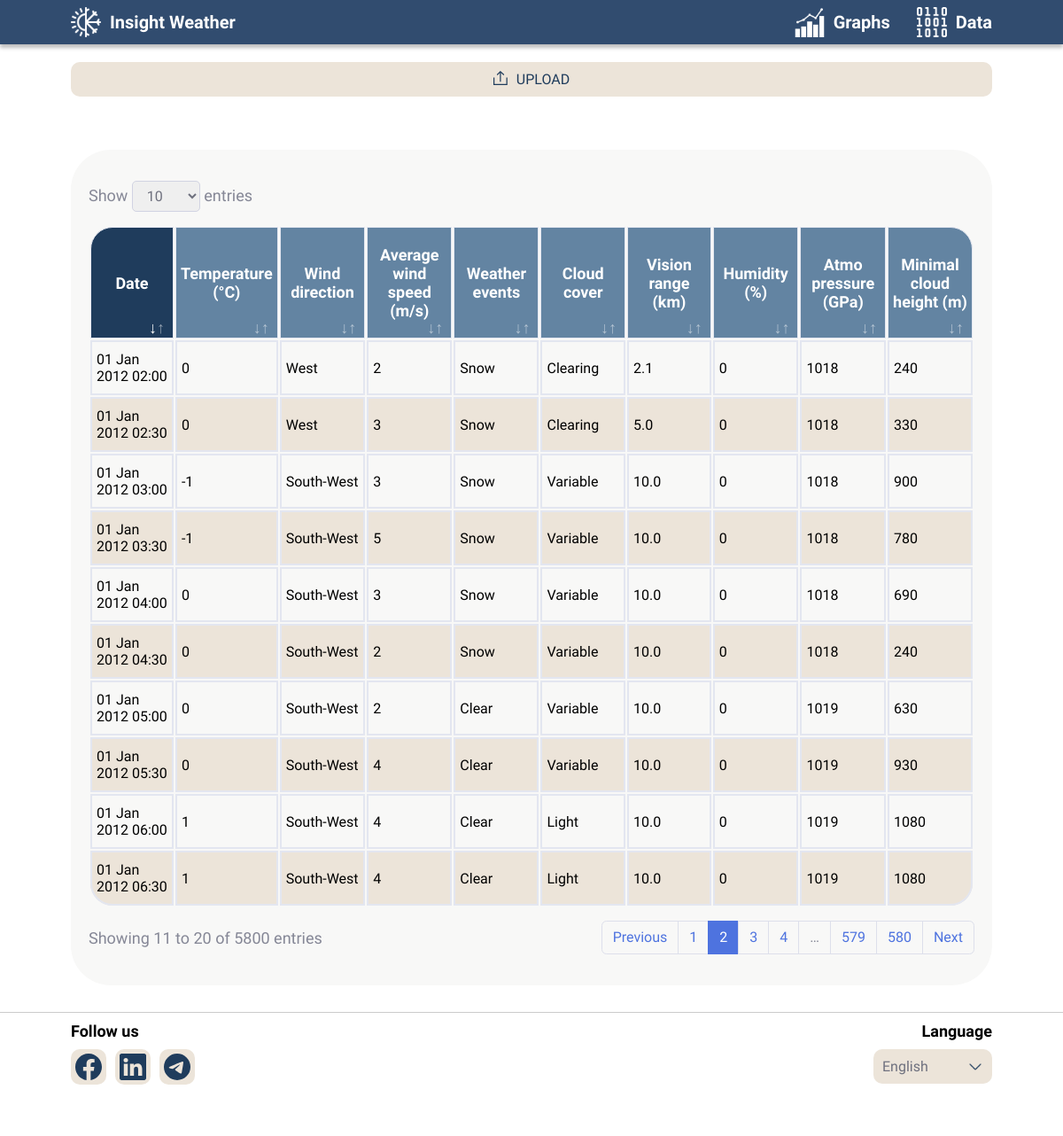
Screenshot of /data/raw/Lviv?page=2 with the database file from the repository.
### main/models.py (models this page shows, shortened)
class Data(models.Model):
    date = models.DateTimeField('Дата і Час спостереження', unique=True)
    temperature = models.IntegerField('Температура повітря °C')
    direction = models.ForeignKey(Direction, on_delete=models.CASCADE)
    velocity = models.IntegerField('Середня швидкість вітру', validators=[MinValueValidator(0)])
    weather_code = models.CharField('Код погоди', max_length=20, default="CL")
    cloud_amount = models.IntegerField('Кількість хмар', null=True, validators=[
        MaxValueValidator(10),
        MinValueValidator(0)
    ])
    visibility_range = models.FloatField('Дальність видимості', validators=[MinValueValidator(0)])
    humidity = models.IntegerField('Відносна вологість повітря', validators=[
        MaxValueValidator(100),
        MinValueValidator(0)
    ])
    atmo_pressure = models.IntegerField('Атмосферний тиск', validators=[MinValueValidator(0)])
    lower_cloud_limit = models.IntegerField('Нижня межа хмарності', null=True)
    class Meta:
        verbose_name_plural = 'Data'

class Direction(models.Model):
    direction = models.CharField('Напрям вітру', max_length=10, unique=True)
    def __str__(self):
        return self.direction

### main/views.py (the view)
# urls.py: path('data/raw/<str:name>', views.table, name='data-table-raw'),
@never_cache
def table(request, name=None):
    params = {}
    if request.method == "POST":
        form = UploadFileForm(request.POST, request.FILES)
        if form.is_valid():
            file = request.FILES.getlist('file')  # ['upload']
            print(file)
            if len(file) == 0:
                file = [request.FILES['file']]
            print(file)
            region = Region.objects.get(name__exact=name).datas
            fs = FileSystemStorage()
            for i in file:
                fs.save(i.name, i)
                read_file = pd.read_excel("/main/media/" + i.name)
                filename = Path(i.name).stem
                print(i)
                read_file.apply(create_obj, axis=1, args=(filename, region))
            params["message"] = f"File{('s' if len(file) > 1 else '')} successfully uploaded"
    else:
        form = UploadFileForm()
    params["form"] = form
    params["name"] = name
    page_number = request.GET.get("page", 1)
    order = request.GET.get("order", "").replace("desc", "-").replace("asc", "")
    sort = order + request.GET.get("sort", "date")
    limit = request.GET.get("limit", 10)
    try:
        region_data = Region.objects.get(name__exact=name).datas.order_by(sort).all()
    except ObjectDoesNotExist:
        region_data = None
    try:
        paginator = Paginator(region_data, per_page=limit)
        params["page_obj"] = paginator.get_page(page_number)  # Data.objects.all()  # [0:70]
        params["page_range"] = list(str(i) for i in paginator.get_elided_page_range(page_number, on_each_side=2))
        params["page_number"] = str(params["page_obj"].number)
    except (TypeError, ValueError, PageNotAnInteger):
        params["page_obj"] = None
    params["dictionary"] = {
        0: "Clear",
        1: "Low",
        2: "Low",
        3: "Light",
        4: "Light",
        5: "Variable",
        6: "Variable",
        7: "Variable",
        8: "Clearing",
        9: "Clearing",
        10: "Full/Solid"
    }
    params["codes"] = {
        "CL": "Clear",
        "BL": "Haze",
        "BR": "Haze",
        "FG": "Fog",
        "SNRA": "Snow with rain",
        "SH": "Heavy ",
        "RA": "Rain",
        "SN": "Snow",
        "TS": "Thunderstorm",
        "DZ": "Drizzle",
        "FZ": "Ice",
        "HL": "Hail",
        "+": " and "
    }
    return render(request, "main/table.html", params)

### main/forms.py
class UploadFileForm(Form):
    file = FileField(allow_empty_file=False, widget=FileInput(attrs={
                'style': 'display: contents;',
                'accept': '.xlsx, .csv, .txt',
                'id': 'file'
            }))

### main/templatetags/poll_extras.py (called while the page is built)
@register.filter
def get_value(dictionary, key):
    return dictionary.get(key)

@register.filter
def modify(dictionary, string):
    newstr = string
    for key in dictionary:
        newstr = newstr.replace(key, dictionary[key])
    return newstr

### main/templates/main/table.html (shortened to what this page needs)
{% extends 'main/layout.html' %}
{% load static %}
{% load poll_extras %}
{% block head %}
    <link rel="stylesheet" href="{% static 'main/css/table.css' %}">
    <link rel="stylesheet" href="{% static 'main/css/upload.css' %}">
{% endblock %}
{% block body %}
<div class="button margin-center" id="upload" onclick="popUp(true);">
    <svg xmlns="http://www.w3.org/2000/svg" width="16" height="16" fill="none" viewBox="0 0 16 16">
        <path fill="#1F3C5C" fill-rule="evenodd" d="m7.866 0 4.37 4.033-.823.892-2.924-2.7v10.137H7.276V2.305L4.673
        4.908l-.857-.858L7.866 0ZM1.213 14.787V7.511H0V16h15.766V7.51h-1.213v7.277H1.213Z" clip-rule="evenodd"></path>
    </svg>
    <span>
        UPLOAD
    </span>
</div>
<div class="card margin-center">
    <div class="flex-row margin">
        <span class="label">
            Show
            <select id="entries">
                <option value="10">10</option>
            </select>
            entries
        </span>
    </div>
    <div class="table">
        <table id="dataTable">
            <thead>
                <tr>
                    <th data-sort="date"><div>Date</div></th>
                    <th data-sort="temperature"><div>Temperature (°C)</div></th>
                    <th data-sort="direction"><div>Wind direction</div></th>
                    <th data-sort="velocity"><div>Average wind speed (m/s)</div></th>
                    <th data-sort="weather_code"><div>Weather events</div></th>
                    <th data-sort="cloud_amount"><div>Cloud cover</div></th>
                    <th data-sort="visibility_range"><div>Vision range (km)</div></th>
                    <th data-sort="humidity"><div>Humidity (%)</div></th>
                    <th data-sort="atmo_pressure"><div>Atmo pressure (GPa)</div></th>
                    <th data-sort="lower_cloud_limit"><div>Minimal cloud height (m)</div></th>
                </tr>
            </thead>
            <tbody>
                {% for item in page_obj %}
                    <tr>
                    <td>{{ item.date|date:"d M Y H:i" }}</td>
                    <td>{{ item.temperature }}</td>
                    <td>{{ item.direction }}</td>
                    <td>{{ item.velocity }}</td>
                    <td>{{ codes|modify:item.weather_code }}</td>
                    <td>{{ dictionary|get_value:item.cloud_amount }}</td>
                    <td>{{ item.visibility_range }}</td>
                    <td>{{ item.humidity }}</td>
                    <td>{{ item.atmo_pressure }}</td>
                    <td>{{ item.lower_cloud_limit }}</td>
                </tr>
                {% endfor %}
            </tbody>
        </table>
    </div>
    <div class="margin flex-row">
        <span class="label" id="show">Showing {{ page_obj.start_index }} to {{ page_obj.end_index }} of {{ page_obj.paginator.count }} entries </span>
        <div class="pagination" id="paginator">
            {% if page_obj.has_previous %}
            <a id="prev" href="?page={{ page_obj.previous_page_number }}">Previous</a>
            {% else %}
            <a class="disabled" id="prev">Previous</a>
            {% endif %}
            {% for page in page_range %}
                {% if page != '…' %}
                    <a href="?page={{ page }}" {% if page == page_number %}class="active"{% endif %}>{{ page }}</a>
                {% else %}
                    <a class="disabled">{{ page }}</a>
                {% endif %}
            {% endfor %}
            {% if page_obj.has_next %}
            <a id="next" href="?page={{ page_obj.next_page_number }}">Next</a>
            {% else %}
            <a class="disabled" id="next">Next</a>
            {% endif %}
        </div>
    </div>
</div>
{% endblock %}

### main/static/main/css/main.css (style rules this page uses)
*, *::after, *::before { margin: 0; padding: 0; box-sizing: border-box; font-family: 'Chakra Petch', sans-serif; font-style: normal; }
html { max-width: 100vw; max-height: 100vh; height: 100%; }
body { position: absolute; top: 0; left: 0; right: 0; --Blue-Navbar: #314C6F; --DarkBlue: #1F3C5C; --White: #FFFFFF; --Black: #000000; --Background: #F8F8F7; --Icon-Background: #ECE4D9; --GreyBlue: #6384A2; background: var(--White); height: 100%; width: 100%; }
a { text-decoration: none; }
html body nav + * { margin-top: 70px; }

### main/static/main/css/table.css (style rules this page uses)
html, body { --Table-Border: #E3E6F0; --Table-Header: #6384A2; }
.card { padding: 20px; background: var(--Background); border-radius: 45px; width: calc(100% - 160px); }
.table { overflow-y: hidden; overflow-x: auto; width: 100%; height: fit-content; }
table { width: 100%; }
thead { display: table-header-group; vertical-align: middle; border: 1px solid var(--Table-Border); border-collapse: separate !important; }
tr { min-width: fit-content; vertical-align: inherit; border: inherit; width: 100%; }
thead tr:first-child { border-radius: 25px 25px 0 0; }
thead tr th { position: relative; padding: 20px 5px; display: table-cell; cursor: pointer; border: inherit; font-weight: bold; font-size: 18px; color: var(--White); background-color: var(--Table-Header); min-width: fit-content; width: 10%; user-select: none; }
thead tr th:before { position: absolute; right: 1em; content: "↓"; bottom: 0; opacity: .5; }
thead tr th.sorting-asc:before { opacity: 1; }
thead tr th.sorting-asc, thead tr th.sorting-desc { transition: 0.3s linear; background-color: var(--DarkBlue); }
thead tr th:after { position: absolute; right: 0.5em; content: "↑"; bottom: 0; opacity: .5; }
thead tr th div { font-weight: inherit; font-size: inherit; color: inherit; }
thead tr:first-child a:first-child * { border-top-left-radius: inherit; }
thead tr:first-child a:last-child * { border-top-right-radius: inherit; }
tbody { display: table-row-group; vertical-align: middle; border: 2px solid var(--Table-Border); border-collapse: separate !important; }
tbody tr:nth-child(even) { background: var(--Icon-Background); }
tbody tr td { border: inherit; display: table-cell; padding: 10px 5px; width: fit-content; }
tbody tr:last-child { border-radius: 0 0 25px 25px; }
tbody tr:last-child > td:first-child { border-bottom-left-radius: inherit; }
tbody tr:last-child > td:last-child { border-bottom-right-radius: inherit; }
.margin { margin: 15px 0; }
.label { color: #858796; font-size: 18px; height: fit-content; }
select { width: fit-content; height: fit-content; padding: 0.375rem 1rem 0.375rem 0.75rem; color: #6e707e; border-radius: 5px; font-size: 16px; border: 1px solid #d1d3e2; }
.flex-row { display:flex; flex-direction: row; justify-content: space-between; gap: 5px; align-items: center; }
.pagination { display: flex; list-style: none; justify-content: flex-end; border-radius: 0.35rem; }
.pagination a { font-size: 1rem; font-weight: 400; display: list-item; text-align: -webkit-match-parent; position: relative; padding: 0.5rem 0.75rem; margin-left: -1px; line-height: 1.25; color: #4e73df; border: 1px solid #dddfeb; cursor: pointer; }
.pagination a.active { color: #fff; background-color: #4e73df; border-color: #4e73df; pointer-events: none; cursor: pointer; }
.pagination a.disabled { color: #858796; pointer-events: none; cursor: auto; }
.pagination a:first-child { margin-left: 0; border-radius: 0.35rem 0 0 0.35rem; }
.pagination a:last-child { border-radius: 0 0.35rem 0.35rem 0; }

### main/static/main/css/upload.css (style rules this page uses)
.margin-center { margin-left: 80px; margin-right: 80px; width: calc(100% - 160px); }
.button { margin-bottom: 60px; cursor: pointer; width: available; display: flex; flex-direction: row; gap: 10px; border-radius: 10px; padding: 10px; background: var(--Icon-Background); justify-content: center; min-width: fit-content; }
.button span { color: var(--DarkBlue); text-align: center; font-style: normal; font-weight: 400; font-size: 16px; }

### rows the page displays
Data: date "01 Jan 2012 02:00", temperature "0", direction "West", velocity "2", weather_code "Snow", cloud_amount "Clearing", visibility_range "2.1", humidity "0", atmo_pressure "1018", lower_cloud_limit "240"
Data: date "01 Jan 2012 02:30", temperature "0", direction "West", velocity "3", weather_code "Snow", cloud_amount "Clearing", visibility_range "5.0", humidity "0", atmo_pressure "1018", lower_cloud_limit "330"
Data: date "01 Jan 2012 03:00", temperature "-1", direction "South-West", velocity "3", weather_code "Snow", cloud_amount "Variable", visibility_range "10.0", humidity "0", atmo_pressure "1018", lower_cloud_limit "900"
Data: date "01 Jan 2012 03:30", temperature "-1", direction "South-West", velocity "5", weather_code "Snow", cloud_amount "Variable", visibility_range "10.0", humidity "0", atmo_pressure "1018", lower_cloud_limit "780"
Data: date "01 Jan 2012 04:00", temperature "0", direction "South-West", velocity "3", weather_code "Snow", cloud_amount "Variable", visibility_range "10.0", humidity "0", atmo_pressure "1018", lower_cloud_limit "690"
Data: date "01 Jan 2012 04:30", temperature "0", direction "South-West", velocity "2", weather_code "Snow", cloud_amount "Variable", visibility_range "10.0", humidity "0", atmo_pressure "1018", lower_cloud_limit "240"
Data: date "01 Jan 2012 05:00", temperature "0", direction "South-West", velocity "2", weather_code "Clear", cloud_amount "Variable", visibility_range "10.0", humidity "0", atmo_pressure "1019", lower_cloud_limit "630"
Data: date "01 Jan 2012 05:30", temperature "0", direction "South-West", velocity "4", weather_code "Clear", cloud_amount "Variable", visibility_range "10.0", humidity "0", atmo_pressure "1019", lower_cloud_limit "930"
Data: date "01 Jan 2012 06:00", temperature "1", direction "South-West", velocity "4", weather_code "Clear", cloud_amount "Light", visibility_range "10.0", humidity "0", atmo_pressure "1019", lower_cloud_limit "1080"
Data: date "01 Jan 2012 06:30", temperature "1", direction "South-West", velocity "4", weather_code "Clear", cloud_amount "Light", visibility_range "10.0", humidity "0", atmo_pressure "1019", lower_cloud_limit "1080"

### other values shown
{{ page_obj.start_index }} "11"
{{ page_obj.end_index }} "20"
{{ page_obj.paginator.count }} "5800"
{{ page }} "1" "2" "3" "4" "579" "580"
{{ page }} "…"
